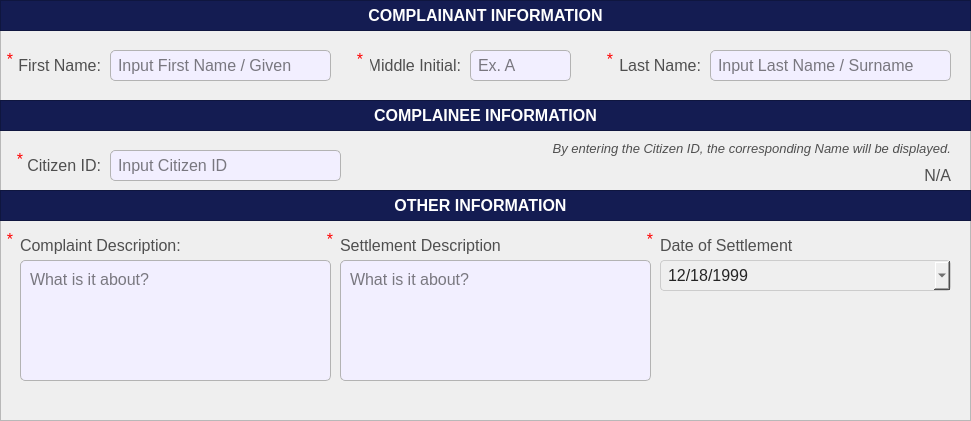
  <widget class="QFrame" name="basePopUpBodyFrame">
   <property name="geometry">
    <rect>
     <x>10</x>
     <y>50</y>
     <width>971</width>
     <height>421</height>
    </rect>
   </property>
   <property name="styleSheet">
    <string notr="true">#basePopUpBodyFrame {
	background-color: rgb(247, 247, 247);
	border: 1px solid rgb(194, 194, 194);
	border-radius: 10px;
}</string>
   </property>
   <property name="frameShape">
    <enum>QFrame::Shape::StyledPanel</enum>
   </property>
   <property name="frameShadow">
    <enum>QFrame::Shadow::Raised</enum>
   </property>
   <widget class="QFrame" name="basePopUpTitleFrame_3">
    <property name="geometry">
     <rect>
      <x>0</x>
      <y>100</y>
      <width>971</width>
      <height>31</height>
     </rect>
    </property>
    <property name="styleSheet">
     <string notr="true">#basePopUpTitleFrame_3 {
	background-color: #141c52;
}</string>
    </property>
    <property name="frameShape">
     <enum>QFrame::Shape::StyledPanel</enum>
    </property>
    <property name="frameShadow">
     <enum>QFrame::Shadow::Raised</enum>
    </property>
    <widget class="QLabel" name="label_title_3">
     <property name="geometry">
      <rect>
       <x>0</x>
       <y>0</y>
       <width>971</width>
       <height>31</height>
      </rect>
     </property>
     <property name="font">
      <font>
       <family>Arial</family>
       <pointsize>12</pointsize>
       <bold>true</bold>
      </font>
     </property>
     <property name="styleSheet">
      <string notr="true">#label_title_3{
	background-color:transparent;
	color: rgb(255, 255, 255);
}</string>
     </property>
     <property name="text">
      <string>COMPLAINEE INFORMATION</string>
     </property>
     <property name="alignment">
      <set>Qt::AlignmentFlag::AlignCenter</set>
     </property>
    </widget>
   </widget>
   <widget class="QLineEdit" name="record_ComplainantFirstName">
    <property name="geometry">
     <rect>
      <x>110</x>
      <y>50</y>
      <width>221</width>
      <height>31</height>
     </rect>
    </property>
    <property name="font">
     <font>
      <family>Arial</family>
      <pointsize>12</pointsize>
     </font>
    </property>
    <property name="styleSheet">
     <string notr="true">#record_ComplainantFirstName{
	border: 1px solid #b3b3b3;  /* Black border */
    border-radius: 5px;        /* Rounded corners */
    padding: 5px;               /* Inner spacing */
    background-color: #f2efff;  /* Gray background */
    color: #000000; 
}

</string>
    </property>
    <property name="text">
     <string/>
    </property>
    <property name="maxLength">
     <number>50</number>
    </property>
    <property name="placeholderText">
     <string>Input First Name / Given</string>
    </property>
   </widget>
   <widget class="QLabel" name="record_labelComplaintDesc">
    <property name="geometry">
     <rect>
      <x>20</x>
      <y>230</y>
      <width>311</width>
      <height>31</height>
     </rect>
    </property>
    <property name="font">
     <font>
      <family>Arial</family>
      <pointsize>12</pointsize>
     </font>
    </property>
    <property name="styleSheet">
     <string notr="true">#record_labelComplaintDesc{
	background-color:transparent;
	color:#4f4f4f;
}</string>
    </property>
    <property name="text">
     <string>Complaint Description:</string>
    </property>
    <property name="alignment">
     <set>Qt::AlignmentFlag::AlignLeading|Qt::AlignmentFlag::AlignLeft|Qt::AlignmentFlag::AlignVCenter</set>
    </property>
   </widget>
   <widget class="QLabel" name="record_labelComplainantFirstName">
    <property name="geometry">
     <rect>
      <x>10</x>
      <y>50</y>
      <width>91</width>
      <height>31</height>
     </rect>
    </property>
    <property name="font">
     <font>
      <family>Arial</family>
      <pointsize>12</pointsize>
     </font>
    </property>
    <property name="styleSheet">
     <string notr="true">#record_labelComplainantFirstName{
	background-color:transparent;
	color:#4f4f4f;
}</string>
    </property>
    <property name="text">
     <string>First Name:</string>
    </property>
    <property name="alignment">
     <set>Qt::AlignmentFlag::AlignRight|Qt::AlignmentFlag::AlignTrailing|Qt::AlignmentFlag::AlignVCenter</set>
    </property>
   </widget>
   <widget class="QFrame" name="basePopUpTitleFrame_4">
    <property name="geometry">
     <rect>
      <x>0</x>
      <y>0</y>
      <width>971</width>
      <height>31</height>
     </rect>
    </property>
    <property name="styleSheet">
     <string notr="true">#basePopUpTitleFrame_4 {
	background-color: #141c52;
}</string>
    </property>
    <property name="frameShape">
     <enum>QFrame::Shape::StyledPanel</enum>
    </property>
    <property name="frameShadow">
     <enum>QFrame::Shadow::Raised</enum>
    </property>
    <widget class="QLabel" name="label_title_4">
     <property name="geometry">
      <rect>
       <x>0</x>
       <y>0</y>
       <width>971</width>
       <height>31</height>
      </rect>
     </property>
     <property name="font">
      <font>
       <family>Arial</family>
       <pointsize>12</pointsize>
       <bold>true</bold>
      </font>
     </property>
     <property name="styleSheet">
      <string notr="true">#label_title_4{
	background-color:transparent;
	color: rgb(255, 255, 255);
}</string>
     </property>
     <property name="text">
      <string>COMPLAINANT INFORMATION</string>
     </property>
     <property name="alignment">
      <set>Qt::AlignmentFlag::AlignCenter</set>
     </property>
    </widget>
   </widget>
   <widget class="QPlainTextEdit" name="record_ComplaintDesc">
    <property name="geometry">
     <rect>
      <x>20</x>
      <y>260</y>
      <width>311</width>
      <height>121</height>
     </rect>
    </property>
    <property name="font">
     <font>
      <family>Arial</family>
      <pointsize>12</pointsize>
     </font>
    </property>
    <property name="styleSheet">
     <string notr="true">#record_ComplaintDesc{
	border: 1px solid #b3b3b3;  /* Black border */
    border-radius: 5px;        /* Rounded corners */
    padding: 5px;               /* Inner spacing */
    background-color: #f2efff;  /* Gray background */
    color: #000000; 
}

</string>
    </property>
    <property name="placeholderText">
     <string>What is it about?</string>
    </property>
   </widget>
   <widget class="QLabel" name="record_labelComplainantMiddleInitial">
    <property name="geometry">
     <rect>
      <x>370</x>
      <y>50</y>
      <width>91</width>
      <height>31</height>
     </rect>
    </property>
    <property name="font">
     <font>
      <family>Arial</family>
      <pointsize>12</pointsize>
     </font>
    </property>
    <property name="styleSheet">
     <string notr="true">#record_labelComplainantMiddleInitial{
	background-color:transparent;
	color:#4f4f4f;
}</string>
    </property>
    <property name="text">
     <string>Middle Initial:</string>
    </property>
    <property name="alignment">
     <set>Qt::AlignmentFlag::AlignRight|Qt::AlignmentFlag::AlignTrailing|Qt::AlignmentFlag::AlignVCenter</set>
    </property>
   </widget>
   <widget class="QLineEdit" name="record_ComplainantMiddleInitial">
    <property name="geometry">
     <rect>
      <x>470</x>
      <y>50</y>
      <width>101</width>
      <height>31</height>
     </rect>
    </property>
    <property name="font">
     <font>
      <family>Arial</family>
      <pointsize>12</pointsize>
     </font>
    </property>
    <property name="styleSheet">
     <string notr="true">#record_ComplainantMiddleInitial{
	border: 1px solid #b3b3b3;  /* Black border */
    border-radius: 5px;        /* Rounded corners */
    padding: 5px;               /* Inner spacing */
    background-color: #f2efff;  /* Gray background */
    color: #000000; 
}

</string>
    </property>
    <property name="text">
     <string/>
    </property>
    <property name="maxLength">
     <number>50</number>
    </property>
    <property name="placeholderText">
     <string>Ex. A</string>
    </property>
   </widget>
   <widget class="QLabel" name="record_labelComplainantLastName">
    <property name="geometry">
     <rect>
      <x>610</x>
      <y>50</y>
      <width>91</width>
      <height>31</height>
     </rect>
    </property>
    <property name="font">
     <font>
      <family>Arial</family>
      <pointsize>12</pointsize>
     </font>
    </property>
    <property name="styleSheet">
     <string notr="true">#record_labelComplainantLastName{
	background-color:transparent;
	color:#4f4f4f;
}</string>
    </property>
    <property name="text">
     <string>Last Name:</string>
    </property>
    <property name="alignment">
     <set>Qt::AlignmentFlag::AlignRight|Qt::AlignmentFlag::AlignTrailing|Qt::AlignmentFlag::AlignVCenter</set>
    </property>
   </widget>
   <widget class="QLineEdit" name="record_ComplainantLastName">
    <property name="geometry">
     <rect>
      <x>710</x>
      <y>50</y>
      <width>241</width>
      <height>31</height>
     </rect>
    </property>
    <property name="font">
     <font>
      <family>Arial</family>
      <pointsize>12</pointsize>
     </font>
    </property>
    <property name="styleSheet">
     <string notr="true">#record_ComplainantLastName{
	border: 1px solid #b3b3b3;  /* Black border */
    border-radius: 5px;        /* Rounded corners */
    padding: 5px;               /* Inner spacing */
    background-color: #f2efff;  /* Gray background */
    color: #000000; 
}

</string>
    </property>
    <property name="text">
     <string/>
    </property>
    <property name="maxLength">
     <number>50</number>
    </property>
    <property name="placeholderText">
     <string>Input Last Name / Surname</string>
    </property>
   </widget>
   <widget class="QLineEdit" name="record_citizenIDANDsearch">
    <property name="geometry">
     <rect>
      <x>110</x>
      <y>150</y>
      <width>231</width>
      <height>31</height>
     </rect>
    </property>
    <property name="font">
     <font>
      <family>Arial</family>
      <pointsize>12</pointsize>
     </font>
    </property>
    <property name="styleSheet">
     <string notr="true">#record_citizenIDANDsearch{
	border: 1px solid #b3b3b3;  /* Black border */
    border-radius: 5px;        /* Rounded corners */
    padding: 5px;               /* Inner spacing */
    background-color: #f2efff;  /* Gray background */
    color: #000000; 
}

</string>
    </property>
    <property name="text">
     <string/>
    </property>
    <property name="maxLength">
     <number>50</number>
    </property>
    <property name="placeholderText">
     <string>Input Citizen ID</string>
    </property>
   </widget>
   <widget class="QLabel" name="labelNote_2">
    <property name="geometry">
     <rect>
      <x>520</x>
      <y>140</y>
      <width>431</width>
      <height>16</height>
     </rect>
    </property>
    <property name="font">
     <font>
      <family>Arial</family>
      <pointsize>10</pointsize>
      <italic>true</italic>
      <bold>false</bold>
     </font>
    </property>
    <property name="styleSheet">
     <string notr="true">#labelNote_2 {
	background-color: transparent;
	color: #4f4f4f;
}
</string>
    </property>
    <property name="text">
     <string>By entering the Citizen ID, the corresponding Name will be displayed.</string>
    </property>
    <property name="alignment">
     <set>Qt::AlignmentFlag::AlignRight|Qt::AlignmentFlag::AlignTrailing|Qt::AlignmentFlag::AlignVCenter</set>
    </property>
   </widget>
   <widget class="QLabel" name="display_citizenFullName">
    <property name="geometry">
     <rect>
      <x>430</x>
      <y>160</y>
      <width>521</width>
      <height>31</height>
     </rect>
    </property>
    <property name="font">
     <font>
      <family>Arial</family>
      <pointsize>12</pointsize>
     </font>
    </property>
    <property name="styleSheet">
     <string notr="true">#display_citizenFullName{
	background-color:transparent;
	color:#4f4f4f;
}</string>
    </property>
    <property name="text">
     <string>N/A</string>
    </property>
    <property name="alignment">
     <set>Qt::AlignmentFlag::AlignRight|Qt::AlignmentFlag::AlignTrailing|Qt::AlignmentFlag::AlignVCenter</set>
    </property>
   </widget>
   <widget class="QLabel" name="record_labelCitizenID">
    <property name="geometry">
     <rect>
      <x>10</x>
      <y>150</y>
      <width>91</width>
      <height>31</height>
     </rect>
    </property>
    <property name="font">
     <font>
      <family>Arial</family>
      <pointsize>12</pointsize>
     </font>
    </property>
    <property name="styleSheet">
     <string notr="true">#record_labelCitizenID{
	background-color:transparent;
	color:#4f4f4f;
}</string>
    </property>
    <property name="text">
     <string>Citizen ID:</string>
    </property>
    <property name="alignment">
     <set>Qt::AlignmentFlag::AlignRight|Qt::AlignmentFlag::AlignTrailing|Qt::AlignmentFlag::AlignVCenter</set>
    </property>
   </widget>
   <widget class="QPlainTextEdit" name="record_SettlementDesc">
    <property name="geometry">
     <rect>
      <x>340</x>
      <y>260</y>
      <width>311</width>
      <height>121</height>
     </rect>
    </property>
    <property name="font">
     <font>
      <family>Arial</family>
      <pointsize>12</pointsize>
     </font>
    </property>
    <property name="styleSheet">
     <string notr="true">#record_SettlementDesc{
	border: 1px solid #b3b3b3;  /* Black border */
    border-radius: 5px;        /* Rounded corners */
    padding: 5px;               /* Inner spacing */
    background-color: #f2efff;  /* Gray background */
    color: #000000; 
}

</string>
    </property>
    <property name="placeholderText">
     <string>What is it about?</string>
    </property>
   </widget>
   <widget class="QLabel" name="record_labelSettlementDesc">
    <property name="geometry">
     <rect>
      <x>340</x>
      <y>230</y>
      <width>311</width>
      <height>31</height>
     </rect>
    </property>
    <property name="font">
     <font>
      <family>Arial</family>
      <pointsize>12</pointsize>
     </font>
    </property>
    <property name="styleSheet">
     <string notr="true">#record_labelSettlementDesc{
	background-color:transparent;
	color:#4f4f4f;
}</string>
    </property>
    <property name="text">
     <string>Settlement Description</string>
    </property>
    <property name="alignment">
     <set>Qt::AlignmentFlag::AlignLeading|Qt::AlignmentFlag::AlignLeft|Qt::AlignmentFlag::AlignVCenter</set>
    </property>
   </widget>
   <widget class="QFrame" name="basePopUpTitleFrame_5">
    <property name="geometry">
     <rect>
      <x>0</x>
      <y>190</y>
      <width>971</width>
      <height>31</height>
     </rect>
    </property>
    <property name="styleSheet">
     <string notr="true">#basePopUpTitleFrame_5 {
	background-color: #141c52;
}</string>
    </property>
    <property name="frameShape">
     <enum>QFrame::Shape::StyledPanel</enum>
    </property>
    <property name="frameShadow">
     <enum>QFrame::Shadow::Raised</enum>
    </property>
    <widget class="QLabel" name="label_title_5">
     <property name="geometry">
      <rect>
       <x>0</x>
       <y>0</y>
       <width>961</width>
       <height>31</height>
      </rect>
     </property>
     <property name="font">
      <font>
       <family>Arial</family>
       <pointsize>12</pointsize>
       <bold>true</bold>
      </font>
     </property>
     <property name="styleSheet">
      <string notr="true">#label_title_5{
	background-color:transparent;
	color: rgb(255, 255, 255);
}</string>
     </property>
     <property name="text">
      <string>OTHER INFORMATION</string>
     </property>
     <property name="alignment">
      <set>Qt::AlignmentFlag::AlignCenter</set>
     </property>
    </widget>
   </widget>
   <widget class="QLabel" name="record_labelDateOfSettlement">
    <property name="geometry">
     <rect>
      <x>660</x>
      <y>230</y>
      <width>301</width>
      <height>31</height>
     </rect>
    </property>
    <property name="font">
     <font>
      <family>Arial</family>
      <pointsize>12</pointsize>
     </font>
    </property>
    <property name="styleSheet">
     <string notr="true">#record_labelDateOfSettlement{
	background-color:transparent;
	color:#4f4f4f;
}</string>
    </property>
    <property name="text">
     <string>Date of Settlement</string>
    </property>
    <property name="alignment">
     <set>Qt::AlignmentFlag::AlignLeading|Qt::AlignmentFlag::AlignLeft|Qt::AlignmentFlag::AlignVCenter</set>
    </property>
   </widget>
   <widget class="QDateEdit" name="record_DateOfSettlement">
    <property name="geometry">
     <rect>
      <x>660</x>
      <y>260</y>
      <width>291</width>
      <height>31</height>
     </rect>
    </property>
    <property name="font">
     <font>
      <family>Arial</family>
      <pointsize>12</pointsize>
     </font>
    </property>
    <property name="styleSheet">
     <string notr="true">#record_DateOfSettlement{
	background-color: rgb(239, 239, 239); /* Correct property name */
    color: #242424; /* Set text color to black for better contrast */
    border: 1px solid #ccc; /* Optional: Add a light border */
    padding: 5px; /* Optional: Add some padding */
    border-radius: 4px; /* Optional: Rounded corners */
}</string>
    </property>
    <property name="dateTime">
     <datetime>
      <hour>0</hour>
      <minute>0</minute>
      <second>0</second>
      <year>1999</year>
      <month>12</month>
      <day>18</day>
     </datetime>
    </property>
    <property name="displayFormat">
     <string>MM/dd/yyyy</string>
    </property>
    <property name="calendarPopup">
     <bool>true</bool>
    </property>
    <property name="currentSectionIndex">
     <number>0</number>
    </property>
    <property name="timeSpec">
     <enum>Qt::TimeSpec::UTC</enum>
    </property>
   </widget>
   <widget class="QLabel" name="label_req_4">
    <property name="geometry">
     <rect>
      <x>0</x>
      <y>50</y>
      <width>20</width>
      <height>31</height>
     </rect>
    </property>
    <property name="font">
     <font>
      <family>Arial</family>
      <pointsize>12</pointsize>
      <bold>false</bold>
     </font>
    </property>
    <property name="styleSheet">
     <string notr="true">#label_req_4 {
	background-color: transparent;
	color: red;
}
</string>
    </property>
    <property name="text">
     <string>*</string>
    </property>
    <property name="alignment">
     <set>Qt::AlignmentFlag::AlignHCenter|Qt::AlignmentFlag::AlignTop</set>
    </property>
   </widget>
   <widget class="QLabel" name="label_req_5">
    <property name="geometry">
     <rect>
      <x>350</x>
      <y>50</y>
      <width>20</width>
      <height>31</height>
     </rect>
    </property>
    <property name="font">
     <font>
      <family>Arial</family>
      <pointsize>12</pointsize>
      <bold>false</bold>
     </font>
    </property>
    <property name="styleSheet">
     <string notr="true">#label_req_5 {
	background-color: transparent;
	color: red;
}
</string>
    </property>
    <property name="text">
     <string>*</string>
    </property>
    <property name="alignment">
     <set>Qt::AlignmentFlag::AlignHCenter|Qt::AlignmentFlag::AlignTop</set>
    </property>
   </widget>
   <widget class="QLabel" name="label_req_6">
    <property name="geometry">
     <rect>
      <x>600</x>
      <y>50</y>
      <width>20</width>
      <height>31</height>
     </rect>
    </property>
    <property name="font">
     <font>
      <family>Arial</family>
      <pointsize>12</pointsize>
      <bold>false</bold>
     </font>
    </property>
    <property name="styleSheet">
     <string notr="true">#label_req_6 {
	background-color: transparent;
	color: red;
}
</string>
    </property>
    <property name="text">
     <string>*</string>
    </property>
    <property name="alignment">
     <set>Qt::AlignmentFlag::AlignHCenter|Qt::AlignmentFlag::AlignTop</set>
    </property>
   </widget>
   <widget class="QLabel" name="label_req_7">
    <property name="geometry">
     <rect>
      <x>10</x>
      <y>150</y>
      <width>20</width>
      <height>31</height>
     </rect>
    </property>
    <property name="font">
     <font>
      <family>Arial</family>
      <pointsize>12</pointsize>
      <bold>false</bold>
     </font>
    </property>
    <property name="styleSheet">
     <string notr="true">#label_req_7 {
	background-color: transparent;
	color: red;
}
</string>
    </property>
    <property name="text">
     <string>*</string>
    </property>
    <property name="alignment">
     <set>Qt::AlignmentFlag::AlignHCenter|Qt::AlignmentFlag::AlignTop</set>
    </property>
   </widget>
   <widget class="QLabel" name="label_req_8">
    <property name="geometry">
     <rect>
      <x>0</x>
      <y>230</y>
      <width>20</width>
      <height>31</height>
     </rect>
    </property>
    <property name="font">
     <font>
      <family>Arial</family>
      <pointsize>12</pointsize>
      <bold>false</bold>
     </font>
    </property>
    <property name="styleSheet">
     <string notr="true">#label_req_8 {
	background-color: transparent;
	color: red;
}
</string>
    </property>
    <property name="text">
     <string>*</string>
    </property>
    <property name="alignment">
     <set>Qt::AlignmentFlag::AlignHCenter|Qt::AlignmentFlag::AlignTop</set>
    </property>
   </widget>
   <widget class="QLabel" name="label_req_9">
    <property name="geometry">
     <rect>
      <x>320</x>
      <y>230</y>
      <width>20</width>
      <height>31</height>
     </rect>
    </property>
    <property name="font">
     <font>
      <family>Arial</family>
      <pointsize>12</pointsize>
      <bold>false</bold>
     </font>
    </property>
    <property name="styleSheet">
     <string notr="true">#label_req_9 {
	background-color: transparent;
	color: red;
}
</string>
    </property>
    <property name="text">
     <string>*</string>
    </property>
    <property name="alignment">
     <set>Qt::AlignmentFlag::AlignHCenter|Qt::AlignmentFlag::AlignTop</set>
    </property>
   </widget>
   <widget class="QLabel" name="label_req_10">
    <property name="geometry">
     <rect>
      <x>640</x>
      <y>230</y>
      <width>20</width>
      <height>31</height>
     </rect>
    </property>
    <property name="font">
     <font>
      <family>Arial</family>
      <pointsize>12</pointsize>
      <bold>false</bold>
     </font>
    </property>
    <property name="styleSheet">
     <string notr="true">#label_req_10 {
	background-color: transparent;
	color: red;
}
</string>
    </property>
    <property name="text">
     <string>*</string>
    </property>
    <property name="alignment">
     <set>Qt::AlignmentFlag::AlignHCenter|Qt::AlignmentFlag::AlignTop</set>
    </property>
   </widget>
  </widget>
